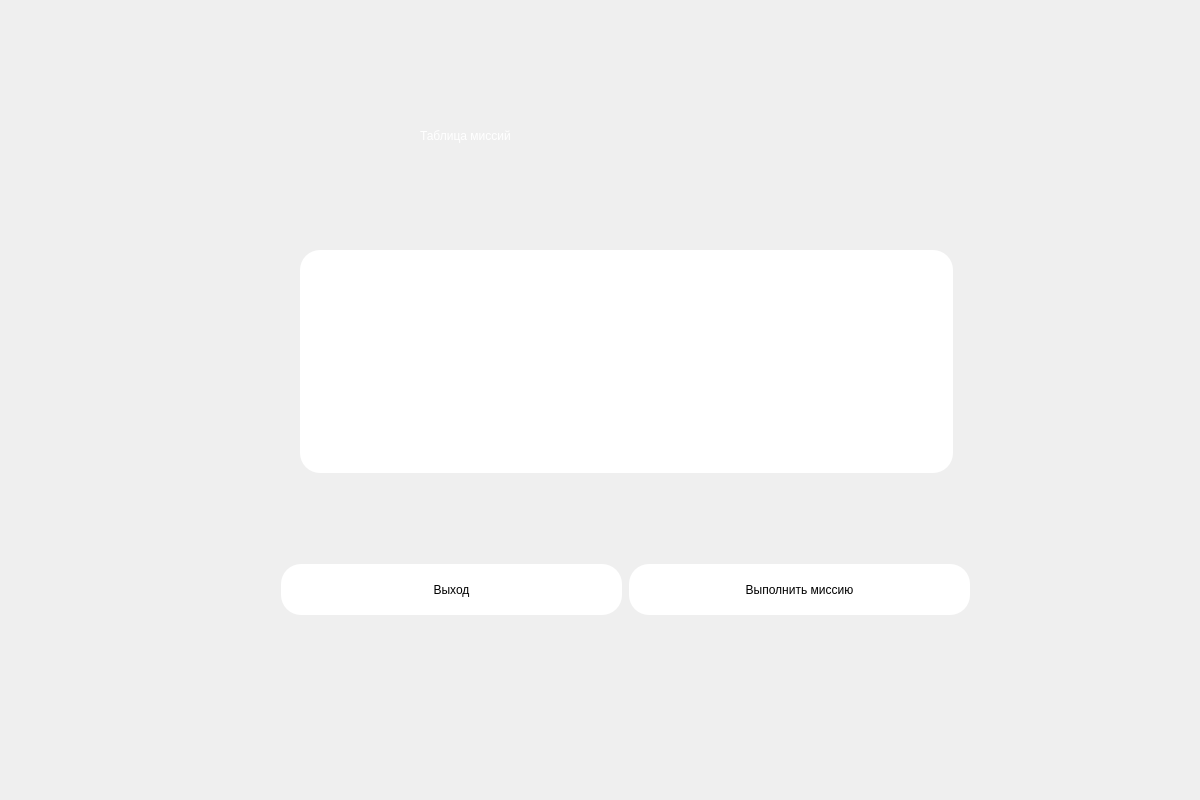
<?xml version="1.0" encoding="UTF-8"?>
<ui version="4.0">
 <class>Dialog</class>
 <widget class="QDialog" name="Dialog">
  <property name="geometry">
   <rect>
    <x>0</x>
    <y>0</y>
    <width>1200</width>
    <height>800</height>
   </rect>
  </property>
  <property name="windowTitle">
   <string>Dialog</string>
  </property>
  <widget class="QWidget" name="bgwidget" native="true">
   <property name="geometry">
    <rect>
     <x>0</x>
     <y>0</y>
     <width>1201</width>
     <height>801</height>
    </rect>
   </property>
   <property name="styleSheet">
    <string notr="true">QWidget#bgwidget{
background-image: url(C:/Projects/Python/Course/Course/assets/militarybcnd.png)

}</string>
   </property>
   <widget class="QLabel" name="label">
    <property name="geometry">
     <rect>
      <x>420</x>
      <y>100</y>
      <width>471</width>
      <height>71</height>
     </rect>
    </property>
    <property name="styleSheet">
     <string notr="true">font: 36pt &quot;MS Shell Dlg 2&quot;; color:rgb(255, 255, 255)</string>
    </property>
    <property name="text">
     <string>Таблица миссий</string>
    </property>
   </widget>
   <widget class="QLabel" name="error">
    <property name="geometry">
     <rect>
      <x>440</x>
      <y>456</y>
      <width>341</width>
      <height>20</height>
     </rect>
    </property>
    <property name="styleSheet">
     <string notr="true">font: 12pt &quot;MS Shell Dlg 2&quot;; color:red;</string>
    </property>
    <property name="text">
     <string/>
    </property>
   </widget>
   <widget class="QLabel" name="image">
    <property name="geometry">
     <rect>
      <x>80</x>
      <y>190</y>
      <width>151</width>
      <height>141</height>
     </rect>
    </property>
    <property name="styleSheet">
     <string notr="true">border-radius:50%;</string>
    </property>
    <property name="text">
     <string/>
    </property>
    <property name="scaledContents">
     <bool>true</bool>
    </property>
   </widget>
   <widget class="QWidget" name="horizontalLayoutWidget">
    <property name="geometry">
     <rect>
      <x>280</x>
      <y>550</y>
      <width>691</width>
      <height>80</height>
     </rect>
    </property>
    <layout class="QHBoxLayout" name="bot">
     <item>
      <widget class="QPushButton" name="back">
       <property name="minimumSize">
        <size>
         <width>341</width>
         <height>51</height>
        </size>
       </property>
       <property name="maximumSize">
        <size>
         <width>341</width>
         <height>51</height>
        </size>
       </property>
       <property name="styleSheet">
        <string notr="true">border-radius:20px;
background-color: rgb(255, 255, 255);
font: 14pt &quot;MS Shell Dlg 2&quot;;</string>
       </property>
       <property name="text">
        <string>Выход</string>
       </property>
      </widget>
     </item>
     <item>
      <widget class="QPushButton" name="run_mission">
       <property name="minimumSize">
        <size>
         <width>341</width>
         <height>51</height>
        </size>
       </property>
       <property name="maximumSize">
        <size>
         <width>341</width>
         <height>51</height>
        </size>
       </property>
       <property name="styleSheet">
        <string notr="true">border-radius:20px;
background-color: rgb(255, 255, 255);
font: 14pt &quot;MS Shell Dlg 2&quot;;</string>
       </property>
       <property name="text">
        <string>Выполнить миссию</string>
       </property>
      </widget>
     </item>
    </layout>
   </widget>
   <widget class="QWidget" name="horizontalLayoutWidget_2">
    <property name="geometry">
     <rect>
      <x>300</x>
      <y>250</y>
      <width>653</width>
      <height>223</height>
     </rect>
    </property>
    <layout class="QHBoxLayout" name="top">
     <item>
      <widget class="QTableView" name="missions">
       <property name="minimumSize">
        <size>
         <width>651</width>
         <height>221</height>
        </size>
       </property>
       <property name="maximumSize">
        <size>
         <width>16777213</width>
         <height>16777215</height>
        </size>
       </property>
       <property name="styleSheet">
        <string notr="true">border-radius:20px;
background-color: rgb(255, 255, 255);
font: 14pt &quot;MS Shell Dlg 2&quot;;</string>
       </property>
      </widget>
     </item>
    </layout>
   </widget>
  </widget>
 </widget>
 <resources>
  <include location="placeholder.qrc"/>
 </resources>
 <connections/>
</ui>
